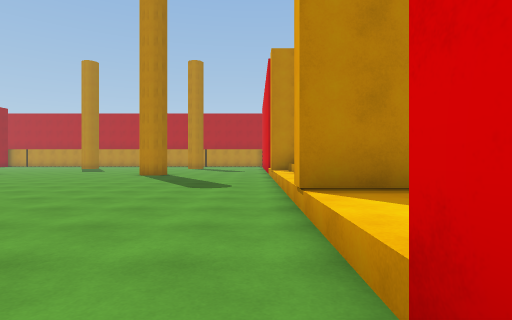
view 1 (above)

20 first-person views from a walk through a scene from a Unity 3-D project. The camera is 1.2 m above the floor, looks level and sees 80° across. The floor is counted in squares, 2 m on a side. Each view is taken from the middle of a square. On the plan, view 1 faces up. The plan holds only what a view shows up to about 9 squares ahead; the rest is blank. The place goes on beyond the plan. The player is left out. Some animated figures are not drawn. Surface patterns are stand-ins for the level's own textures.

view 2
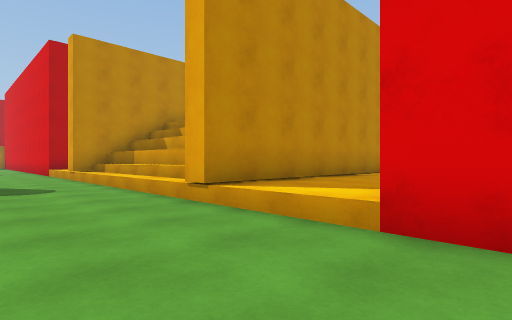

view 3
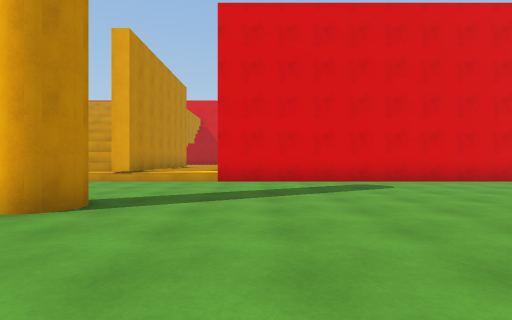

view 4
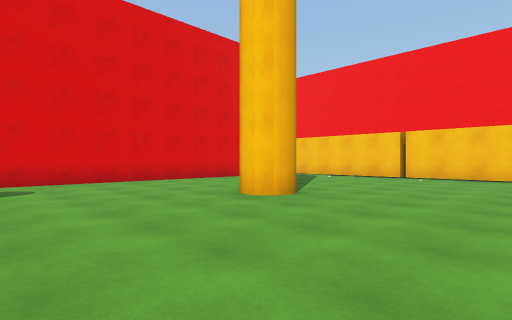

view 5
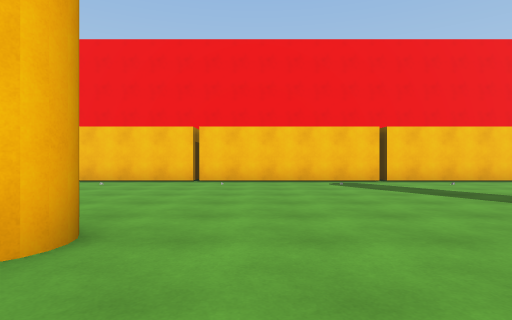

view 6
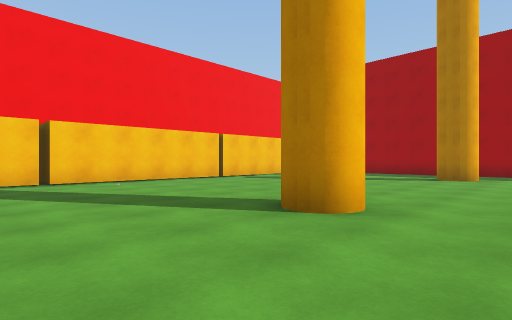

view 7
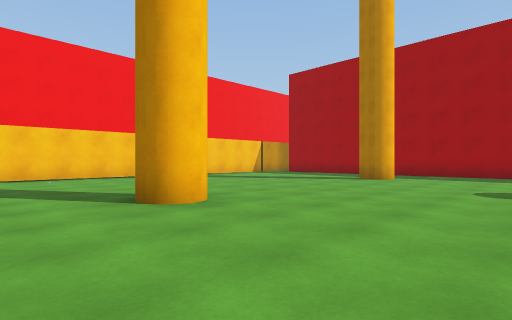

view 8
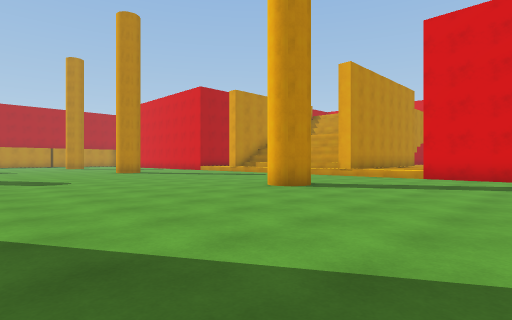

view 9
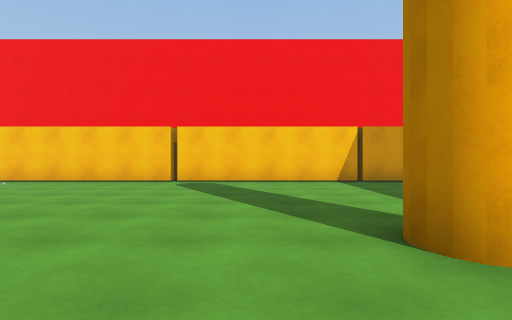

view 10
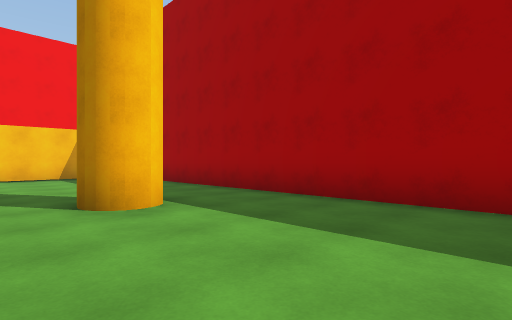

view 11
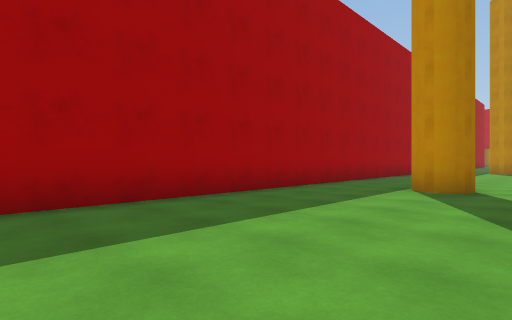

view 12
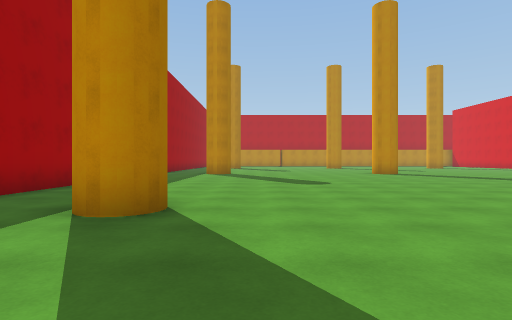

view 13
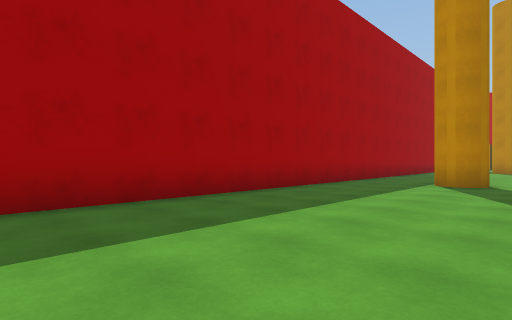

view 14
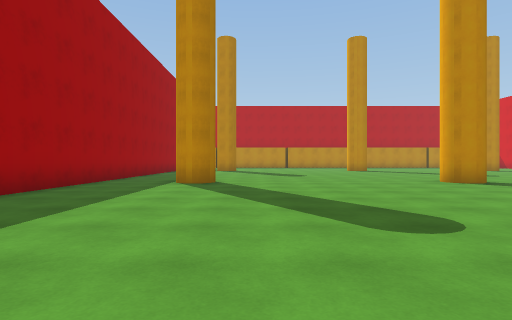

view 15
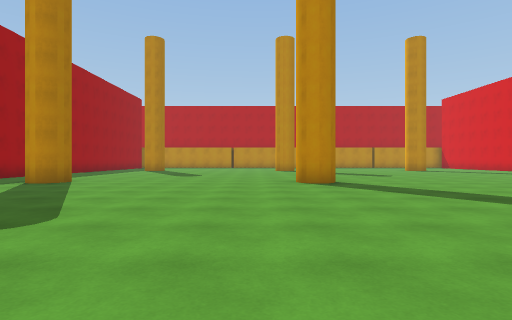

view 16
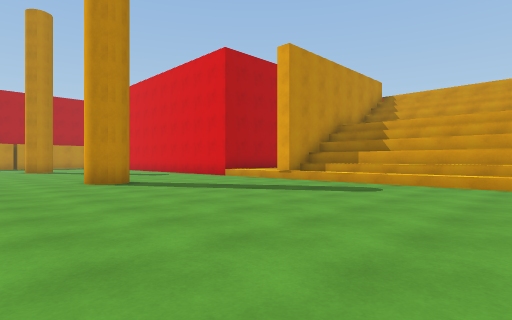

view 17
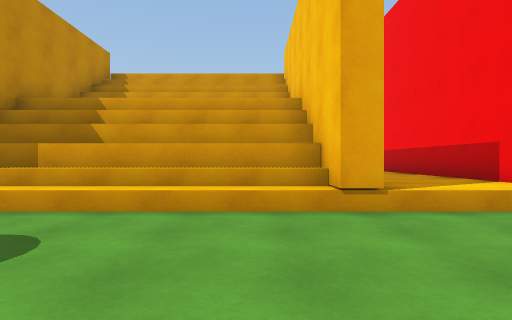

view 18
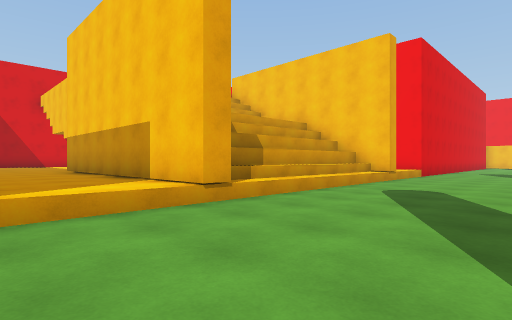

view 19
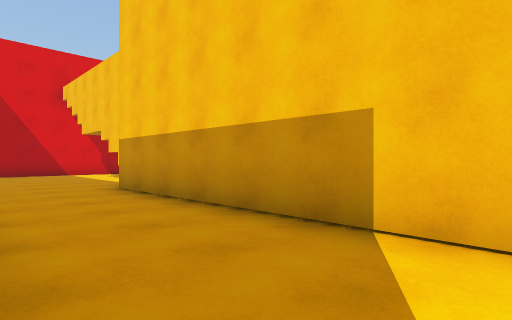

view 20
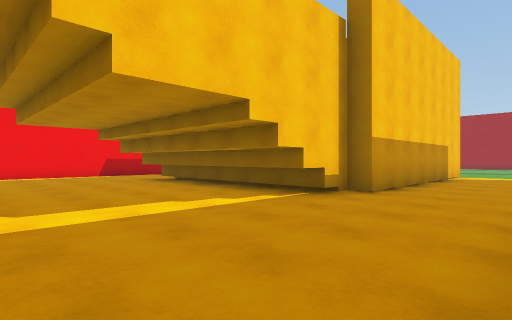

### Floor plan
Key: @ floor where view 1 was taken; # wall or solid block; x gap in a wall; . main floor; : floor 0.5 m higher than the main floor; / step, stairs or slope; ^ raised ledge.
Columns run from 22 left of view 1 to 13 right of it. Each row starts with its distance up from view 1.
 13 #..x.......x......x....:::::: ::::::
 12 #..#.......#......#....:::::::::::::
 11 #......................:::::::::::::
 10 #......................#########::::
  9 #....................../^#    ##::::
  8 #....................../^#    ##::::
  7 #....................../^#    ##:::
  6 #........... ........../^#    ##:::
  5 #..........  ........../^#    ##:::
  4 #.........   ..........######  #:::
  3 #..#......  ......#....:::::     ::
  2 #........   ...........::::
  1 #.......    ...........######
  0 #......     ..........@#
 -1 #.....      ...........#
 -2 #.....  ...............#
 -3 #......................#
 -4 #......................#
 -5 #......................#
 -6 #..#.......#......#....#
 -7 #......................#
 -8 #...................
 -9 #...................
-10 # ...................
-11   ...................
-12  ....................
-13  #####################

Positions as (right, up) in squares from view 1, and headings:
1: (0, 0), facing up
2: (-2, 0), facing up-right
3: (-8, 0), facing right
4: (-8, -2), facing down-right
5: (-6, -4), facing down
6: (-8, -4), facing down-left
7: (-9, -2), facing down-left
8: (-10, -2), facing up-right
9: (-17, -4), facing down
10: (-17, -2), facing down-left
11: (-17, -4), facing up-left
12: (-17, -1), facing up
13: (-17, 4), facing up-left
14: (-17, 4), facing up
15: (-13, 4), facing up
16: (-7, 4), facing up-right
17: (-3, 5), facing right
18: (-3, 13), facing down-right
19: (1, 13), facing down-right
20: (13, 13), facing down-left
